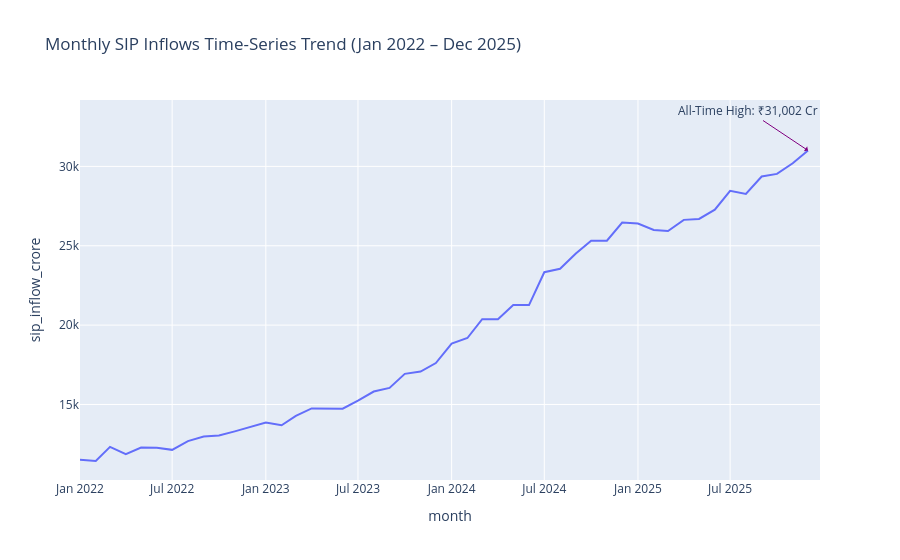

Write notebook code for a chart like this one.
### Markdown cell above
(Insight 2 — AUM Growth Dynamics)

Finding 2: Year-on-year analysis from 2022 to 2025 highlights massive institutional asset concentration, with SBI Mutual Fund establishing absolute market dominance by scaling its AUM footprint to an unprecedented ₹12.5 Lakh Crore.

Supporting Chart Reference: output_charts/02_aum_growth_seaborn.png

### Code cell
import pandas as pd
import plotly.express as px

# 1. Load your SIP dataset using your exact file path
sip_df = pd.read_csv("data/raw/04_monthly_sip_inflows.csv")
sip_df.columns = sip_df.columns.str.strip()  # Clear whitespace bugs

# 2. Convert 'month' column to datetime format
sip_df['month'] = pd.to_datetime(sip_df['month'])

# 3. Filter down to the Jan 2022 – Dec 2025 timeline window and sort chronologically
sip_df = sip_df[sip_df['month'].between('2022-01-01', '2025-12-31')]
sip_df = sip_df.sort_values('month')

# 4. Generate the interactive line chart using your confirmed columns
fig = px.line(
    sip_df, 
    x='month', 
    y='sip_inflow_crore', 
    title="Monthly SIP Inflows Time-Series Trend (Jan 2022 – Dec 2025)"
)

# 5. Add the callout milestone annotation for the December 2025 peak
fig.add_annotation(
    x="2025-12-01", 
    y=31002, 
    text="All-Time High: ₹31,002 Cr", 
    showarrow=True, 
    arrowhead=1,
    arrowcolor="purple",
    ax=-60,
    ay=-40
)

fig.write_image("output_charts/03_sip_inflow.png")
fig.show()

### Figure 1 — Plotly figure (JSON) as saved in the notebook; plotly's stock layout.template omitted (floating-point values rounded to 4 significant figures)
{"data": [{"hovertemplate": "month=%{x}<br>sip_inflow_crore=%{y}<extra></extra>", "legendgroup": "", "line": {"color": "#636efa", "dash": "solid"}, "marker": {"symbol": "circle"}, "mode": "lines", "name": "", "orientation": "v", "showlegend": false, "type": "scatter", "x": ["2022-01-01T00:00:00", "2022-02-01T00:00:00", "2022-03-01T00:00:00", "2022-04-01T00:00:00", "2022-05-01T00:00:00", "2022-06-01T00:00:00", "2022-07-01T00:00:00", "2022-08-01T00:00:00", "2022-09-01T00:00:00", "2022-10-01T00:00:00", "2022-11-01T00:00:00", "2022-12-01T00:00:00", "2023-01-01T00:00:00", "2023-02-01T00:00:00", "2023-03-01T00:00:00", "2023-04-01T00:00:00", "2023-05-01T00:00:00", "2023-06-01T00:00:00", "2023-07-01T00:00:00", "2023-08-01T00:00:00", "2023-09-01T00:00:00", "2023-10-01T00:00:00", "2023-11-01T00:00:00", "2023-12-01T00:00:00", "2024-01-01T00:00:00", "2024-02-01T00:00:00", "2024-03-01T00:00:00", "2024-04-01T00:00:00", "2024-05-01T00:00:00", "2024-06-01T00:00:00", "2024-07-01T00:00:00", "2024-08-01T00:00:00", "2024-09-01T00:00:00", "2024-10-01T00:00:00", "2024-11-01T00:00:00", "2024-12-01T00:00:00", "2025-01-01T00:00:00", "2025-02-01T00:00:00", "2025-03-01T00:00:00", "2025-04-01T00:00:00", "2025-05-01T00:00:00", "2025-06-01T00:00:00", "2025-07-01T00:00:00", "2025-08-01T00:00:00", "2025-09-01T00:00:00", "2025-10-01T00:00:00", "2025-11-01T00:00:00", "2025-12-01T00:00:00"], "xaxis": "x", "y": [11517, 11438, 12328, 11863, 12286, 12276, 12140, 12694, 12976, 13040, 13306, 13573, 13856, 13687, 14276, 14749, 14749, 14734, 15245, 15814, 16042, 16928, 17073, 17610, 18838, 19187, 20371, 20371, 21262, 21262, 23332, 23547, 24509, 25323, 25320, 26459, 26400, 25999, 25926, 26632, 26688, 27274, 28464, 28265, 29361, 29529, 30200, 31002], "yaxis": "y"}], "layout": {"annotations": [{"arrowcolor": "purple", "arrowhead": 1, "ax": -60, "ay": -40, "showarrow": true, "text": "All-Time High: ₹31,002 Cr", "x": "2025-12-01", "y": 31002}], "legend": {"tracegroupgap": 0}, "title": {"text": "Monthly SIP Inflows Time-Series Trend (Jan 2022 – Dec 2025)"}, "xaxis": {"anchor": "y", "domain": [0, 1], "title": {"text": "month"}}, "yaxis": {"anchor": "x", "domain": [0, 1], "title": {"text": "sip_inflow_crore"}}}}
